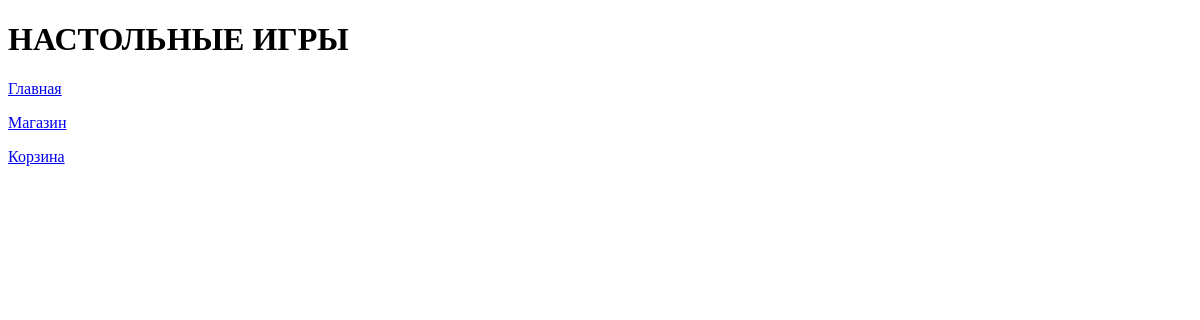
/second/, run on an earlier commit of the app's database.
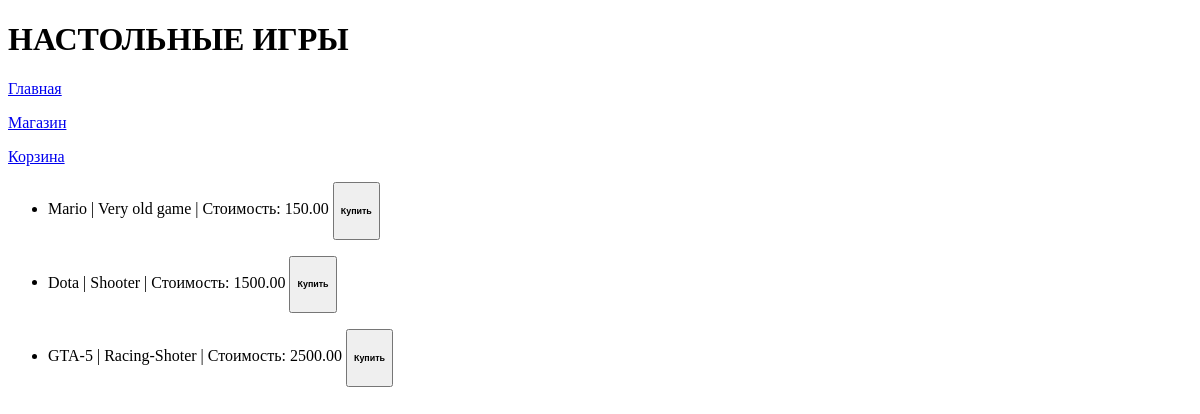
And on a later commit of the database.
### task1/models.py (models this page shows, shortened)
class Game(models.Model):
    title = models.CharField(max_length=100)
    cost = models.DecimalField(decimal_places=2, max_digits=100000)
    size = models.DecimalField(decimal_places=2, max_digits=100)
    description = models.TextField()
    age_limited = models.BooleanField(default=False)
    buyer = models.ManyToManyField(Buyer, related_name='games')

### task1/views.py (the view)
# urls.py: path('second/', second_page),
def second_page(request):
    games = Game.objects.all()
    context = {'games': games}
    return render(request, 'fourth_task/second_page.html', context)

### templates/fourth_task/second_page.html
{% extends "fourth_task/menu.html" %}
{% block pagename %}
    <h1><b><strong>НАСТОЛЬНЫЕ ИГРЫ</strong></b></h1>
{% endblock %}
{% block menu %}
    {{ block.super }}
{% endblock %}
{% block content %}
    {% for i in games %}
        <ul> <li>{{i.title}} | {{i.description}} | Стоимость: {{i.cost}} <button> <h6> Купить </h6></button></ul>
    {% endfor %}
{% endblock %}

### templates/fourth_task/menu.html (shortened to what this page needs)
<!DOCTYPE html>
<html lang="en">
<head>
</head>
<body>
    <header>
        {% block pagename %}{% endblock %}
    </header>
    <nav>
        {% block menu %}
            <a href="#"> Главная </a>
            <p>
            <a href="http://127.0.0.1:8000/second"> Магазин </a>
            </p>
            <p>
            <a href="http://127.0.0.1:8000/third"> Корзина </a>
            </p>
        {% endblock %}
    </nav>
    <main>
        {% block content %}{% endblock %}
    </main>
</body>
</html>

What changed in the data, as far as the page shows it:
added Game: title "Mario", description "Very old game", cost "150.00"
added Game: title "Dota", description "Shooter", cost "1500.00"
added Game: title "GTA-5", description "Racing-Shoter", cost "2500.00"
